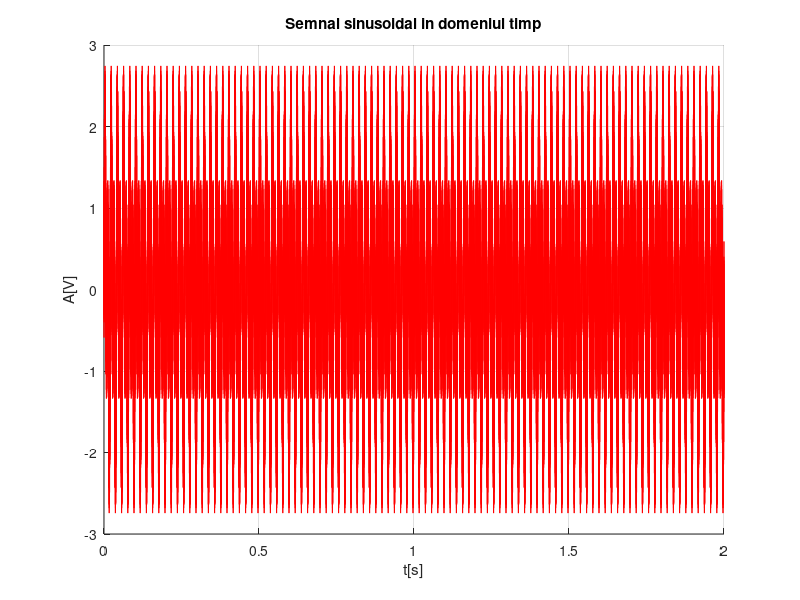
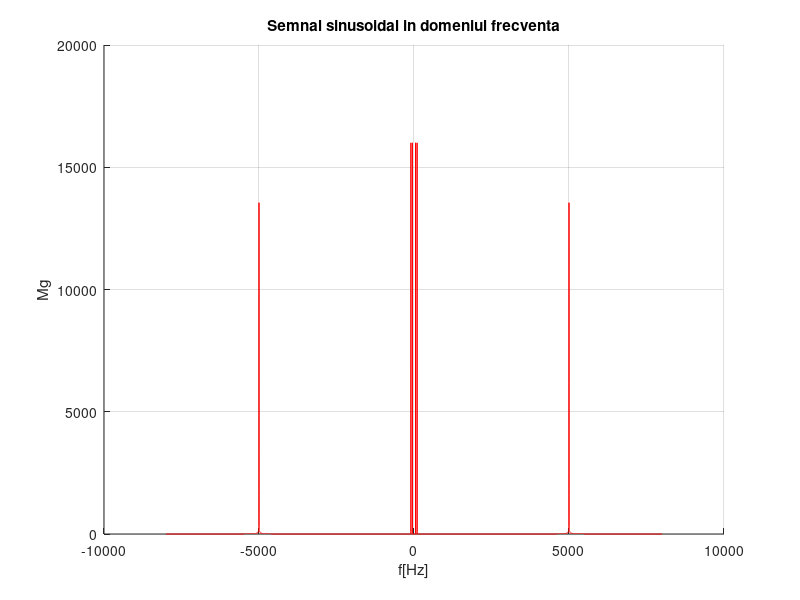
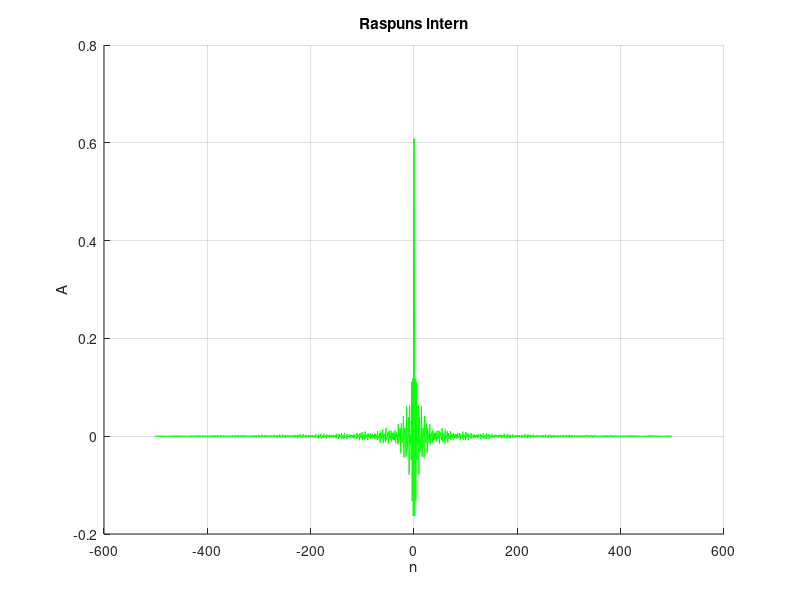
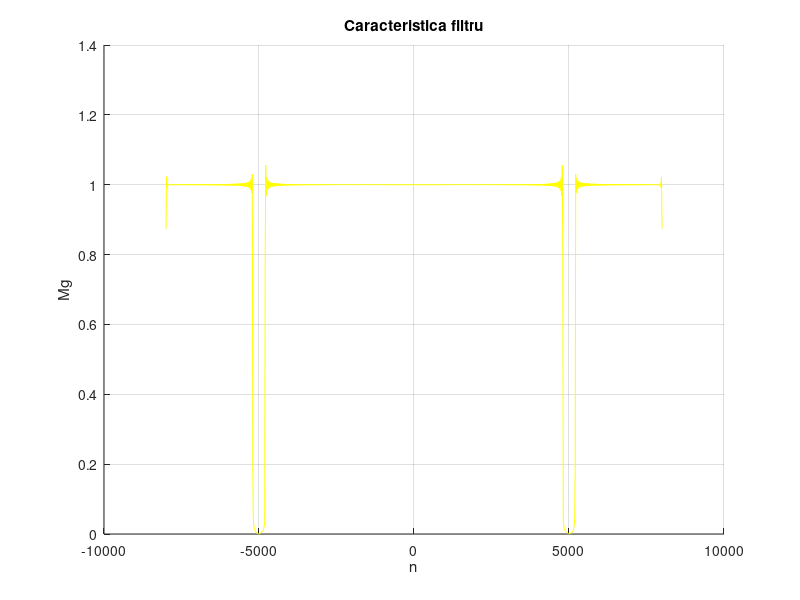

Recreate these plots in MATLAB, in order.
clc
close all
clear

fs = 16000;
f = 50;
f2 = 2*f;
f3 = 100*f;
ts = 1/fs;
len = 2;
t = 0 : ts : len; 
s0 = sin(2 * pi * f * t);
s1 = sin(2 * pi * f2 * t);
s2 = sin(2 * pi * f3 * t);

sum_timp = s0 +s2 +s1;
sum_freq = fftshift(abs(fft(sum_timp)));
freq = linspace(-fs/2,fs/2,length(sum_freq));
f_taiere = 4800;
f_taiere2 = 5200;


figure(1)
hold on
plot(t,sum_timp,"red")
grid on
title("Semnal sinusoidal in domeniul timp")
xlabel("t[s]")
ylabel("A[V]")
hold off


figure(2)
hold on
plot(freq,sum_freq,"red")
grid on
title("Semnal sinusoidal in domeniul frecventa")
xlabel("f[Hz]")
ylabel("Mg")
hold off

N = 1000; %ordin filtru
n = (-N-1)/2 : (N-1)/2;
h_n = (2*f_taiere/fs)*sinc(2*f_taiere*n/fs); % Trece sus

h_n_fts = sinc(n) - h_n;
h_n_ob = sinc(n) - (2*f_taiere2/fs)*sinc(n*2*f_taiere2/fs) +(2*f_taiere/fs)*sinc(n*2*f_taiere/fs);

figure(3)
hold on
plot(n,h_n_ob,"green")
grid on
title("Raspuns intern")
xlabel("n")
ylabel("A")
hold off

H_n = fftshift(abs(fft(h_n_ob)));
samples = linspace(-fs/2,fs/2,length(H_n));

figure(4)
hold on
plot(samples,H_n,"yellow")
grid on
title("Caracteristica filtru")
xlabel("n")
ylabel("Mg")
hold off

y_n = conv(sum_timp,h_n,"same");
Y_n = fftshift(abs(fft(y_n)));

figure(5)
hold on
plot(freq,Y_n,"red")
grid on
title("Semnal iesire")
xlabel("f")
ylabel("Mg")
hold off


